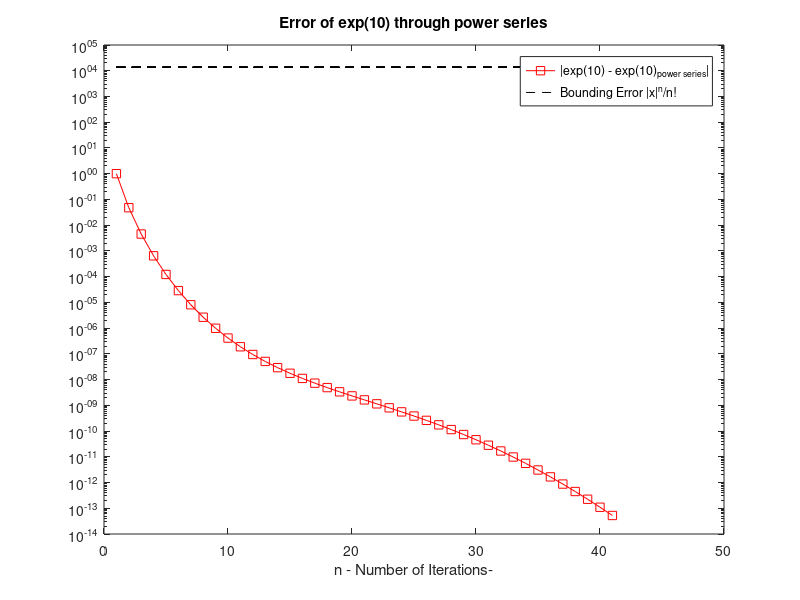
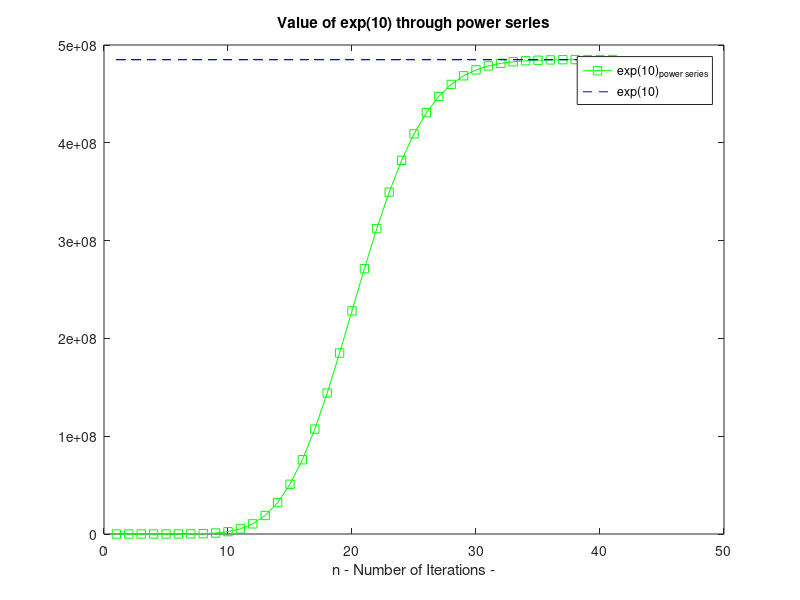

Reproduce these figures in MATLAB, in order. (Note: this script raises an error after producing the figures.)
x0 = -20;

x = abs(x0);
N = ceil(2*x);

Y = zeros(N,1);
Y(1) = 1;

E = zeros(N,1);

for i = 1:N
  Y(i + 1) = Y(i) + x^i/factorial(i);
end

# Calculate theoretical bounding error
be = abs(x)^N / factorial(N);

if (x0 < 0)
  Z = 1./Y;
  E = abs(Z - exp(x0));
else
  Z = Y;
end

figure();
semilogy(1:N+1, E, "-sr"); hold on
semilogy(1:N+1, ones(N+1)*be, "--k");
title('Error of exp(10) through power series');
#ylabel('|exp(10) - exp(10)_{power series}|');
xlabel("n - Number of Iterations-");
legend('|exp(10) - exp(10)_{power series}|', 'Bounding Error |x|^n/n!');

figure();
plot(1:N + 1, Y, "-sg"); hold on
plot(1:N + 1, ones(N+1)*exp(x), "--b");
title('Value of exp(10) through power series');
xlabel("n - Number of Iterations -");
legend('exp(10)_{power series}', 'exp(10)');
tight();


